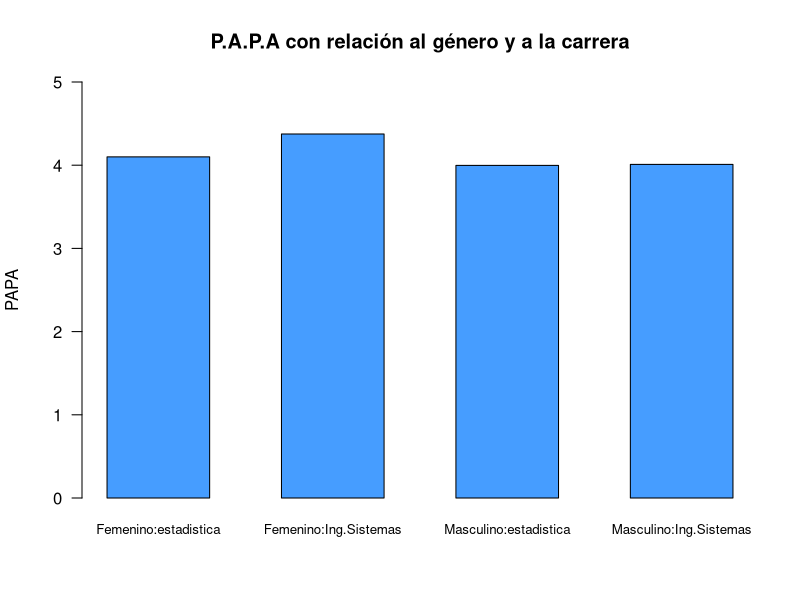
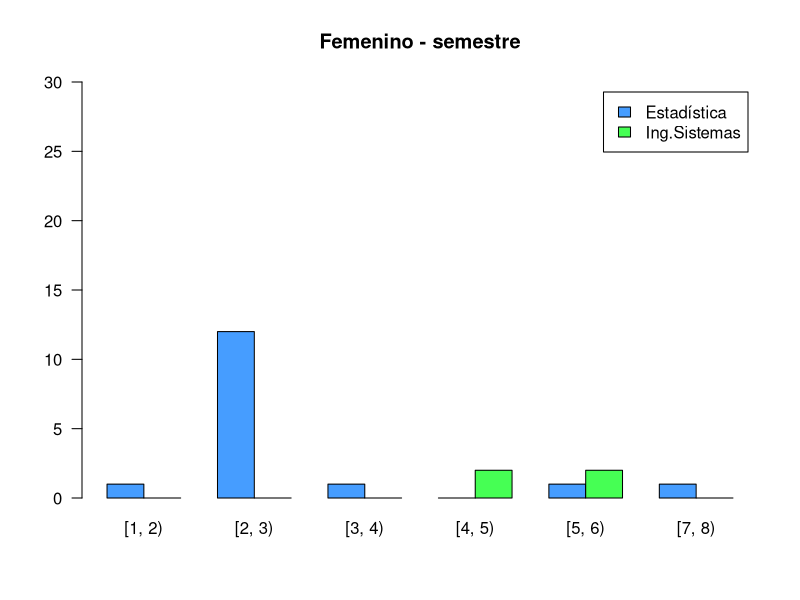
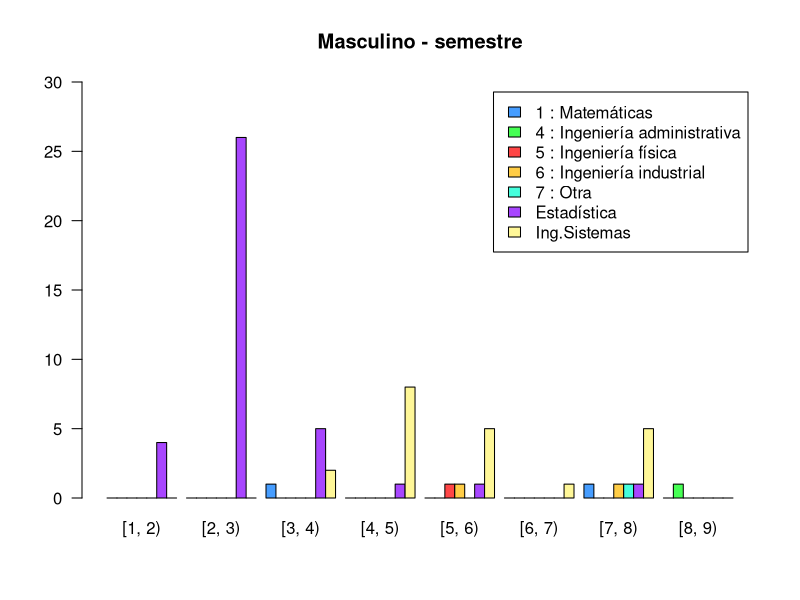
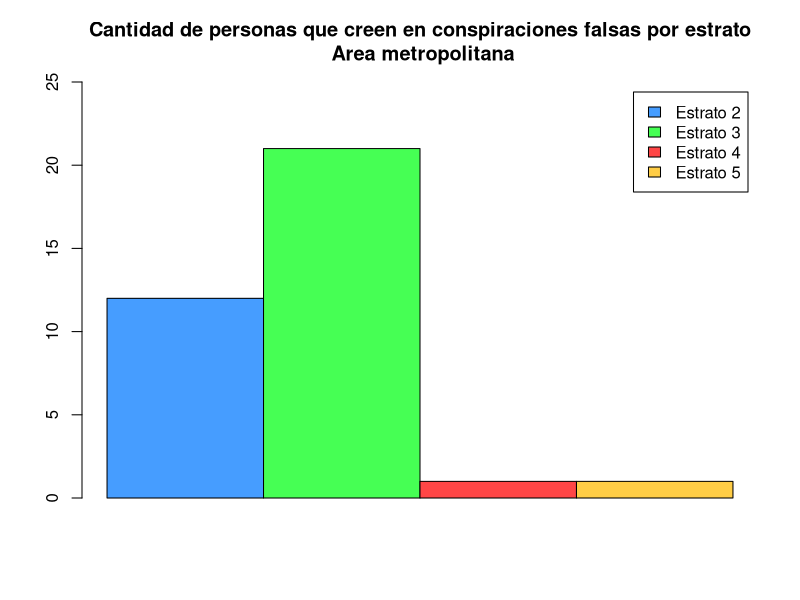
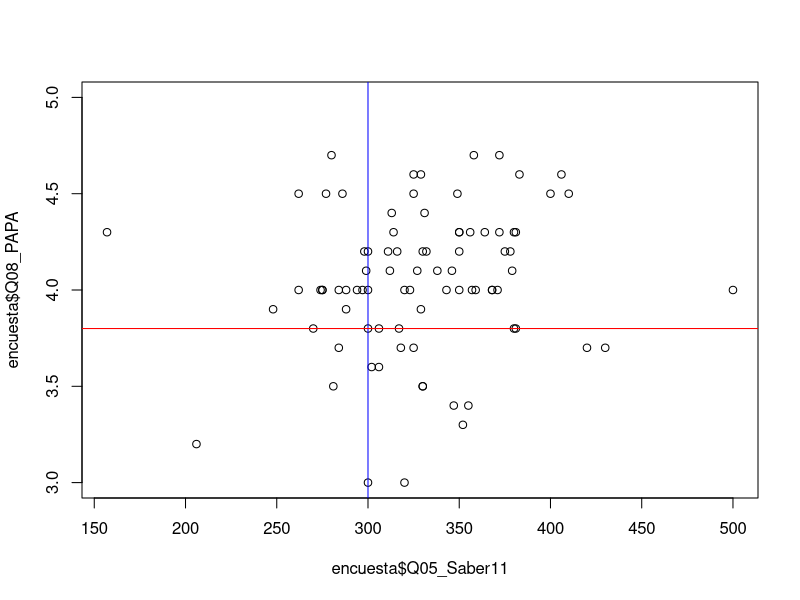
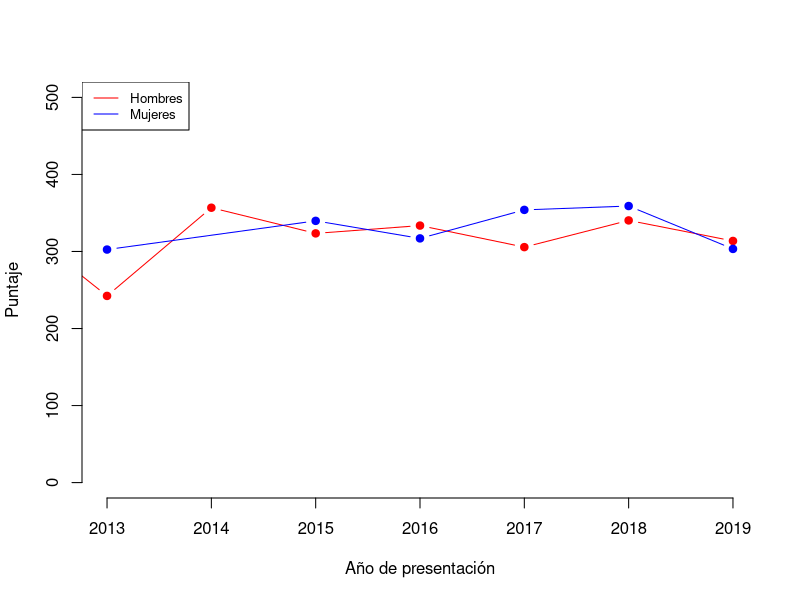

Generate these figures, in order, with R:
## ---- chunk 1
knitr::opts_chunk$set(echo = FALSE,
                      message = FALSE,
                      warning = FALSE)
## ---- chunk 2
## Paquetes usados en el análisis.
library(tidyverse)
## ---- chunk 3
## Lectura de una base de datos tipo ".csv"
encuesta <- read.csv("encuesta1.csv", encoding = "UTF-8")
## ---- chunk 4
encuesta <- encuesta %>% 
  mutate(Q02_FechaNac = as.Date(as.character(Q02_FechaNac), "%Y-%m-%d"))
encuesta <- encuesta %>% 
  mutate(Q07_FechaSaber11 = as.Date(as.character(Q07_FechaSaber11), "%Y-%m-%d"))
## ---- chunk 5
##Papa por fuera del límite
encuesta$Q08_PAPA[encuesta$Q08_PAPA == 45 & !is.na(encuesta$Q08_PAPA)] <- 4.5
## ---- chunk 6
##Q04_semestre: reemplazar NaN por promedio de cada carrera
estadisticos <- encuesta %>%
  filter(Q03_Carrera == "3 : Estadística")

promedioSemestreEstadisticos <- round(mean(estadisticos$Q04_Semestre, na.rm=TRUE), 1)
encuesta$Q04_Semestre[is.na(encuesta$Q04_Semestre)] <- promedioSemestreEstadisticos
## ---- chunk 7
##Prueba realizada del 2000 al 2011-2: modificar escala R = 5*P
encuesta$Q05_Saber11[encuesta$Q05_Saber11 == 73] <- 73*5
## ---- chunk 8
##q08_papa: rellenar na con promedio de cada carrera
promedioPapaEstadisticos <- round(mean(estadisticos$Q08_PAPA[estadisticos$Q04_Semestre >= 2 & estadisticos$Q04_Semestre <= 3], na.rm=TRUE), 1)
encuesta$Q08_PAPA[is.na(encuesta$Q08_PAPA) & encuesta$Q03_Carrera == "3 : Estadística"] <- promedioPapaEstadisticos
## ---- chunk 9
##Cambiar fecha del icfes 2021 a 2019 porque está en el semestre 2
encuesta$Q07_FechaSaber11[encuesta$Q07_FechaSaber11 == as.Date("2021-08-08")] <- as.Date("2019-08-11")

##Cambiar puntaje=0 por promedio de puntajes obtenidos en ese año
icfes2019 <- encuesta %>%
  filter(Q07_FechaSaber11 >= as.Date("2019-01-01") & Q07_FechaSaber11 < as.Date("2020-01-01"))
promedioIcfes2019 <- round(mean(icfes2019$Q05_Saber11))
encuesta$Q05_Saber11[encuesta$Q05_Saber11 == 0 & encuesta$Q07_FechaSaber11 == as.Date("2019-08-08")] <- promedioIcfes2019
encuesta$Q05_Saber11[encuesta$Q05_Saber11 > 500 | encuesta$Q05_Saber11 <= 0] <- NaN
## ---- chunk 10
##Se obtiene el valor numérico del estrato
encuesta <- encuesta %>% 
  mutate(Q10_Estrato = as.numeric(substr(Q10_Estrato, 5,5)))
## ---- chunk 11
##q10_estrato: reemplazar "no se conoce" con el promedio de los estratos de los recursos que posee
promedioEstratoWifiPropio <- mean(encuesta$Q10_Estrato[encuesta$Q14_RecursosInformaticos..Wifi.propio == 1],  na.rm=TRUE)
promedioEstratoPortatilPropio <- mean(encuesta$Q10_Estrato[encuesta$Q14_RecursosInformaticos..Portátil.propio == 1], na.rm=TRUE)
encuesta$Q10_Estrato[is.na(encuesta$Q10_Estrato)] <- round(mean(promedioEstratoWifiPropio, promedioEstratoPortatilPropio))
## ---- chunk 12
##Cambiar rango de porcentajes: de 0-1 a 0-100 
encuesta$Q25_PorcentArea[encuesta$Q25_PorcentArea == 0.1] <- 10
encuesta$Q27_PorcentDivisor[encuesta$Q27_PorcentDivisor == 0.5] <- 50
## ---- chunk 13
## Filtros


## Filtro mujeres de estadistica.

Pap_fem_sta <- encuesta %>%
  filter(encuesta$Q01_Genero == "2 : Femenino" & encuesta$Q03_Carrera == "3 : Estadística")

## Filtro hombres de estadistica.

Pap_mas_sta <- encuesta %>%
  filter(encuesta$Q01_Genero == "1 : Masculino" & encuesta$Q03_Carrera == "3 : Estadística")

## Filtro mujeres de Sistemas.

Pap_fem_sis <- encuesta %>%
  filter(encuesta$Q01_Genero == "2 : Femenino" & encuesta$Q03_Carrera == "2 : Ingeniería de sistemas e informática")

## Filtro hombres de Sistemas.

Pap_mas_sis <- encuesta %>%
  filter(encuesta$Q01_Genero == "1 : Masculino" & encuesta$Q03_Carrera == "2 : Ingeniería de sistemas e informática")


## Las demas variables como son las carreras de Ingenieria Administrativa, Matematicas, Ingenieria Fisica y otras no se van a tomar en cuenta ya que la frecuencia de estas es menor comparadas con las demas (Estadistica e Ingenieria de Sistemas) y no se puede hacer un buen analisis con estas.

## ---- chunk 14
## PROMEDIOS

## Mujeres estadistica

Prom_fem_t <- mean(Pap_fem_sta$Q08_PAPA)

## Hombres estadistica

Prom_mas_t <- mean(Pap_mas_sta$Q08_PAPA)

## Mujeres Sistemas

Prom_fem_s <- mean(Pap_fem_sis$Q08_PAPA)
## Hombres Sistemas

Prom_mas_s <- mean(Pap_mas_sis$Q08_PAPA)

## ---- chunk 15
## Grafica

## Se crea una matriz para poder hacer la grafica de barras.

Femenino_estadistica <- Prom_fem_t 
Mascuino_estadistica <- Prom_mas_t 
Femenino_Ing.Sistemas <- Prom_fem_s 
Masculino_Ing.Sistemas <- Prom_mas_s

Tabla_datos <- t(matrix(cbind(Femenino_estadistica, Femenino_Ing.Sistemas, Mascuino_estadistica, Masculino_Ing.Sistemas )))

Tabla_datos
  colnames(Tabla_datos) <- c("Femenino:estadistica", "Femenino:Ing.Sistemas", "Masculino:estadistica", "Masculino:Ing.Sistemas")

  
barplot(Tabla_datos,
        col = c("#469dff"),
        las = 1, 
        ylim = c(0, 5), 
        ylab = "PAPA",
        main = "P.A.P.A con relación al género y a la carrera", 
        cex.names = 0.8,
        space = c(0.7, 0.7, 0.7, 0.7))

## ---- chunk 16
dt <- encuesta[,c("Q01_Genero","Q03_Carrera", "Q04_Semestre" )] # Nueva base con las variables para este analisis

#dt <- dt %>%
#  filter(dt$Q03_Carrera == "3 : Estadística" | dt$Q03_Carrera == "2 : Ingeniería de sistemas e #informática" )

dt$sem_int <- dt$Q04_Semestre
dt$sem_int[dt$Q04_Semestre >= 1.0 & dt$Q04_Semestre < 2.0]  <- "[1, 2)"
dt$sem_int[dt$Q04_Semestre >= 2.0 & dt$Q04_Semestre < 3.0]  <- "[2, 3)"
dt$sem_int[dt$Q04_Semestre >= 3.0 & dt$Q04_Semestre < 4.0]  <- "[3, 4)"
dt$sem_int[dt$Q04_Semestre >= 4.0 & dt$Q04_Semestre < 5.0]  <- "[4, 5)"
dt$sem_int[dt$Q04_Semestre >= 5.0 & dt$Q04_Semestre < 6.0]  <- "[5, 6)"
dt$sem_int[dt$Q04_Semestre >= 6.0 & dt$Q04_Semestre < 7.0]  <- "[6, 7)"
dt$sem_int[dt$Q04_Semestre >= 7.0 & dt$Q04_Semestre < 8.0]  <- "[7, 8)"
dt$sem_int[dt$Q04_Semestre >= 8.0 & dt$Q04_Semestre < 9.0]  <- "[8, 9)"

dt$car_str <- dt$Q03_Carrera
dt$car_str[dt$Q03_Carrera == "2 : Ingeniería de sistemas e informática"] <- "Ing.Sistemas"
dt$car_str[dt$Q03_Carrera == "3 : Estadística"] <- "Estadística"

## ---- chunk 17
table(dt$Q01_Genero, dt$sem_int)
table(dt$Q03_Carrera, dt$sem_int)
table(dt$Q03_Carrera, dt$sem_int,dt$Q01_Genero)

dt_m <- dt %>%
  filter(dt$Q01_Genero == "1 : Masculino")
dt_f <- dt %>%
  filter(dt$Q01_Genero == "2 : Femenino")

a1 <- table(dt_m$car_str, dt_m$sem_int)
a2 <- table(dt_f$car_str, dt_f$sem_int)

palette(c("#469dff", "#46ff54", "#ff4646", "#ffcd46", "#46ffdd", "#a846ff", "#FFF798"))


 
barplot(a2, 
        beside = TRUE, 
        las = 1, 
        ylim = c(0, 30), 
        main = "Femenino - semestre",
        col = c(1, 2),
        legend = TRUE)


barplot(a1, beside = TRUE, 
        las = 1, 
        main = "Masculino - semestre", 
        ylim = c(0, 30),
        col = c(1, 2, 3, 4, 5, 6, 7),
        legend = TRUE)

## ---- chunk 18
# filtro de las personas que viven en el area metropolitana

per_metro <- encuesta %>%
  filter(encuesta$Q09_EnAreaMetropolitana == 1)


## Se toman en cuenta las personas que creen en conspiraciones falsas.

#El hombre nunca llegó a la luna, es un montaje de Hollywood.

#Las vacunas no sirven y son una conspiración de las multinacionales farmacéuticas para enriquecerse.

#La tierra es hueca y en su interior existe una civilización oculta

#Los alienígenas visitaron las civilizaciones antiguas, influyeron en sus historia y construyeron los mega monumentos de la antiguedad

#Los efectos del cambio climático son naturales, y el escándalo se debe a conspiraciones de ambientalistas y de ciertos gremios económicos.

# Las ráfagas solares causan los sismos en la tierra.
## ---- chunk 19
per_metro$cree_sn[per_metro$Q15_Alunizaje == 1 | 
                    per_metro$Q18_Vacunas == 1 | 
                    per_metro$Q21_TierraHueca == 1|
                    per_metro$Q22_alienigenas == 1 |
                    per_metro$Q23_CambioClimatico == 1 |
                    per_metro$Q20_RafagasSolares == 1] <- "SI"



creen_cons <- per_metro %>%
  filter

creen_cons$Q10_Estrato[creen_cons$Q10_Estrato == 2] <- "Estrato 2"
creen_cons$Q10_Estrato[creen_cons$Q10_Estrato == 3] <- "Estrato 3"
creen_cons$Q10_Estrato[creen_cons$Q10_Estrato == 4] <- "Estrato 4"
creen_cons$Q10_Estrato[creen_cons$Q10_Estrato == 5] <- "Estrato 5"

tabla_metro <- table(creen_cons$Q10_Estrato, creen_cons$cree_sn)

barplot(tabla_metro, 
        legend = TRUE, 
        ylim = c(0, 25),
        beside = TRUE ,
        col = c(1, 2, 3, 4),
        main = "Cantidad de personas que creen en conspiraciones falsas por estrato\n Area metropolitana",
        names = "")


## ---- chunk 20
plot(encuesta$Q05_Saber11, encuesta$Q08_PAPA, ylim=c(3,5))
abline(v=300, col="blue")
abline(h=3.8, col="red")
## ---- chunk 21
buenPapaIcfes <-  nrow(encuesta %>% filter(Q05_Saber11 >= 300 & Q08_PAPA >= 3.8))
buenPapaIcfes/nrow(encuesta %>% filter(!is.na(Q05_Saber11) & !is.na(Q08_PAPA)))
## ---- chunk 22
buenPapaIcfes2 <-  nrow(encuesta %>% filter(Q05_Saber11 <= 300 & Q08_PAPA >= 3.8))
buenPapaIcfes2/nrow(encuesta %>% filter(!is.na(Q05_Saber11) & !is.na(Q08_PAPA)))
## ---- chunk 23
puntajesIcfes <- encuesta %>% 
  mutate(añoIcfes = format(encuesta$Q07_FechaSaber11,"%Y")) %>%
  select(Q01_Genero, Q05_Saber11, añoIcfes)

puntajesHombres <- puntajesIcfes %>% filter(Q01_Genero == "1 : Masculino") %>%
  group_by(añoIcfes) %>% summarise(puntajePromedio = mean(Q05_Saber11, na.rm=TRUE))

puntajesMujeres <- puntajesIcfes %>% filter(Q01_Genero == "2 : Femenino") %>%
  group_by(añoIcfes) %>% summarise(puntajePromedio = mean(Q05_Saber11, na.rm=TRUE))

plot(puntajesHombres$añoIcfes, puntajesHombres$puntajePromedio, type = "b",
     frame = FALSE, pch = 19, col = "red", xlab = "Año de presentación", ylab = "Puntaje",
     xlim=c(2013,2019), ylim=c(0,500))

lines(puntajesMujeres$añoIcfes, puntajesMujeres$puntajePromedio, pch = 19,
      col = "blue", type = "b", lty = 1)

legend("topleft", legend=c("Hombres", "Mujeres"),
       col=c("red", "blue"), lty = 1:1, cex=0.8)
